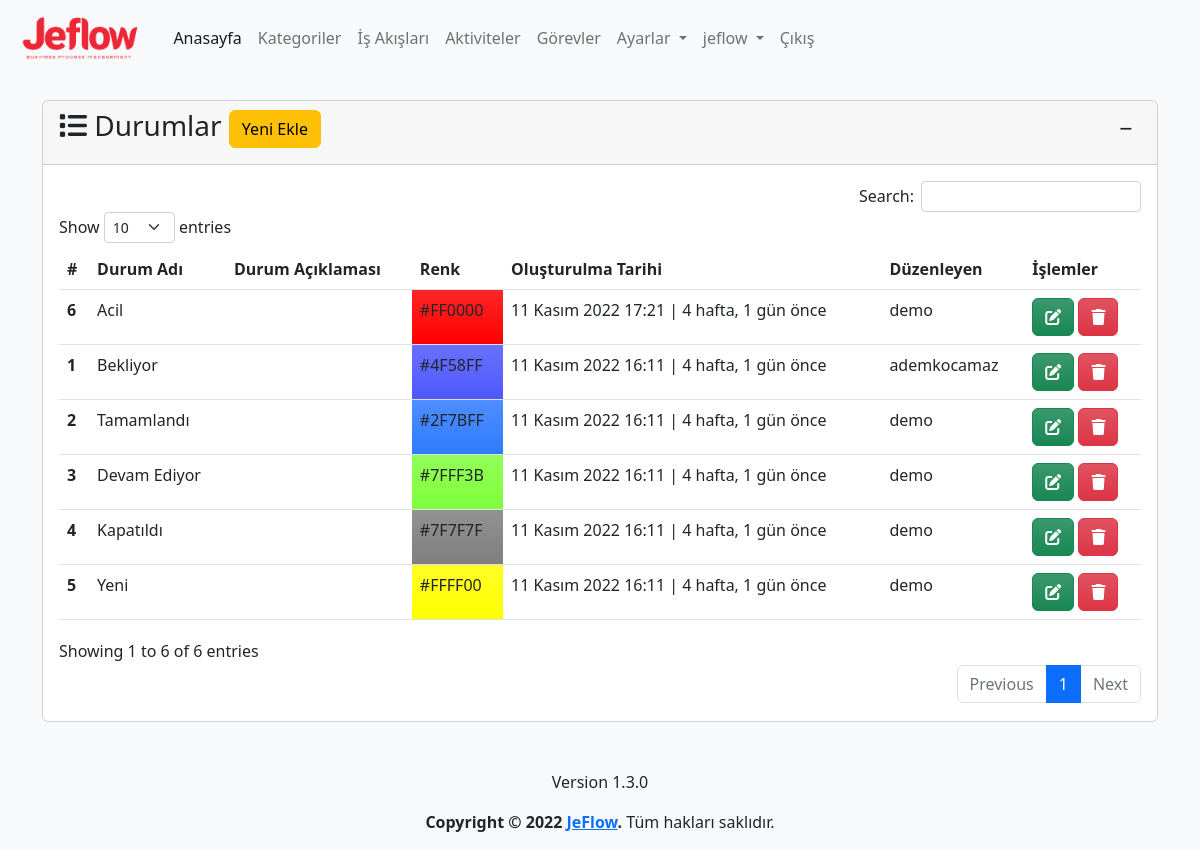
The app's page /state (signed in), older data.
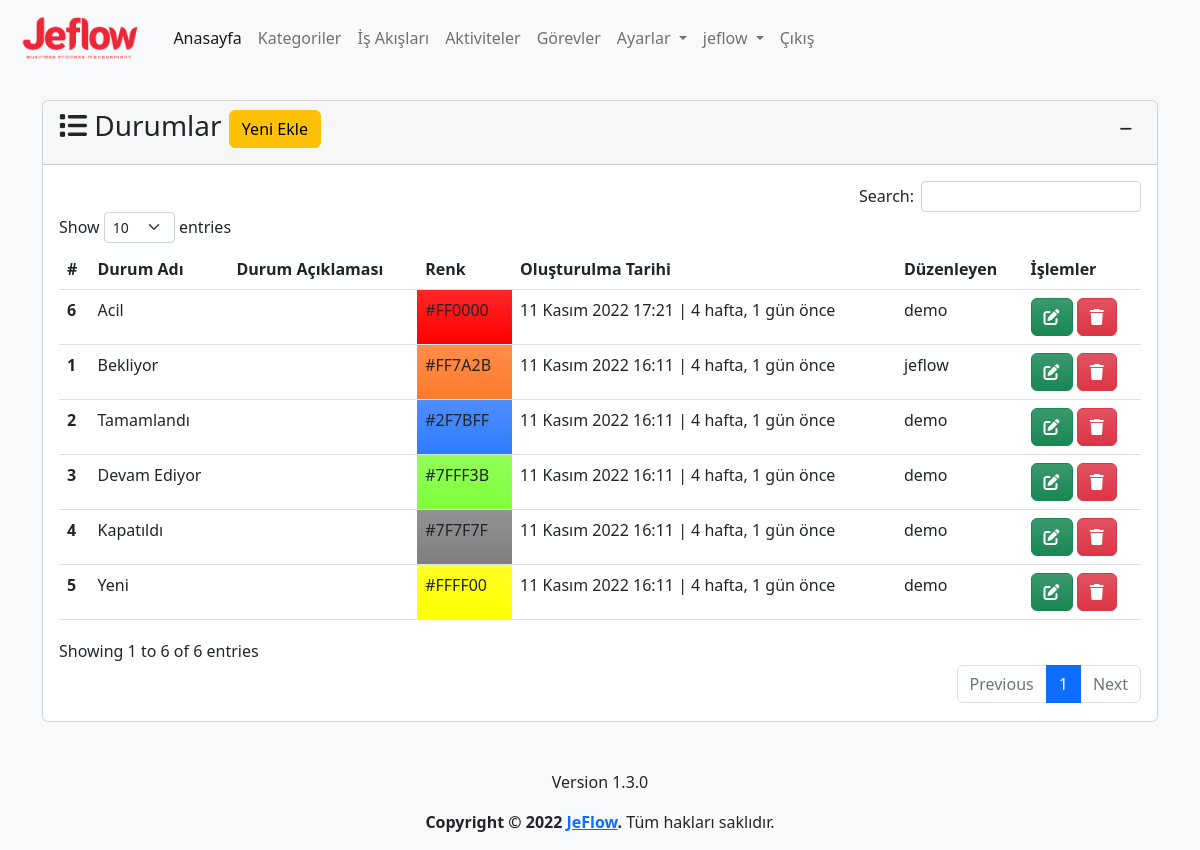
The same page, newer data.
### app/models.py (models this page shows, shortened)
class State(models.Model):
    name=models.CharField(max_length=100,verbose_name='Durum')
    description=models.TextField(verbose_name='Açıklama', blank=True, null=True)
    color=ColorField(default='#FFFFFF',verbose_name='Renk')
    created_date=models.DateTimeField(auto_now_add=True, verbose_name='Oluşturulma Tarihi', blank=True, null=True)
    user=models.ForeignKey(User,on_delete=models.PROTECT,verbose_name='Kullanıcı', blank=True, null=True)
    class Meta:
        verbose_name='Durum'
        verbose_name_plural='Durumlar'

### app/views.py (the view, shortened to what this page needs)
# urls.py: path('state', views.state, name='state'),
@login_required(login_url='/user/login/')
def state(request):
    state_form=StateForm()
    states = State.objects.order_by('-created_date')
    context = {
        'state_form':state_form,
        'states': states
    }
    return render(request, 'app/state.html', context)

### app/forms.py
class StateForm(forms.ModelForm):
    class Meta:
        model=State
        fields=('name', 'color', 'description')

### templates/app/state.html (shortened to what this page needs)
{% extends 'layout.html' %}
{% load humanize %}
{% block content %}
{% load crispy_forms_tags %}
<div class="row mt-3">
    <div class="col-md-12">
        <div class="card">
            <div class="card-header">
                <h3 class="card-title">
                    <i class="fa-solid fa-list"></i>
                    Durumlar
                    <button type="button" class="btn btn-warning" data-bs-toggle="modal" data-bs-target="#stateModal">
                        Yeni Ekle
                    </button>
                    <div class="float-end">
                        <button class="btn btn-sm" type="button" data-bs-toggle="collapse"
                            data-bs-target="#collapseState" aria-expanded="false" aria-controls="collapseState">
                            <i class="fa-solid fa-minus"></i>
                        </button>
                    </div>
                </h3>
            </div>
            <div class="collapse show" id="collapseState">
                <div class="card-body">
                    {% if states %}
                    <table id="state" class="table table-hover">
                        <thead>
                            <tr>
                                <th scope="col">#</th>
                                <th scope="col">Durum Adı</th>
                                <th scope="col">Durum Açıklaması</th>
                                <th scope="col">Renk</th>
                                <th scope="col">Oluşturulma Tarihi</th>
                                <th scope="col">Düzenleyen</th>
                                <th scope="col">İşlemler</th>
                            </tr>
                        </thead>
                        <tbody>
                            {% for state in states %}
                            <tr>
                                <th scope="row">{{ state.id }}</th>
                                <td>{{ state.name }}</td>
                                <td>{{ state.description | safe }}</td>
                                <td class="bg-gradient" style="background-color: {{ state.color }}">{{ state.color }}
                                </td>
                                <td>{{ state.created_date }} | {{ state.created_date | timesince}} önce</td>
                                <td>{{ state.user }}</td>
                                <td>
                                    <a class="btn btn-success bg-gradient" href="{% url 'state_update' state.id %}"
                                        data-bs-toggle="popover" data-bs-trigger="hover" data-bs-title="Düzenle"
                                        data-bs-content="Seçili satırdaki kaydı düzenler.">
                                        <i class="fa-solid fa-pen-to-square"></i>
                                    </a>
                                    <a class="btn btn-danger bg-gradient" href="{% url 'state_delete' state.id %}"
                                        data-bs-toggle="popover" data-bs-trigger="hover" data-bs-title="Sil"
                                        data-bs-content="Seçili satırdaki kaydı siler.">
                                        <i class="fa-solid fa-trash"></i>
                                    </a>
                                </td>
                            </tr>
                            {% endfor %}
                        </tbody>
                    </table>
                    {% else %}
                    <div class="alert alert-warning">
                        <p>Durum bulunamadı.</p>
                    </div>
                    {% endif %}
                </div>
            </div>
        </div>
    </div>
</div>
{% endblock %}

Row changes from the older to the newer data that the page shows:
changed State "Bekliyor": color "#4F58FF" → "#FF7A2B"; user "ademkocamaz" → "jeflow"
